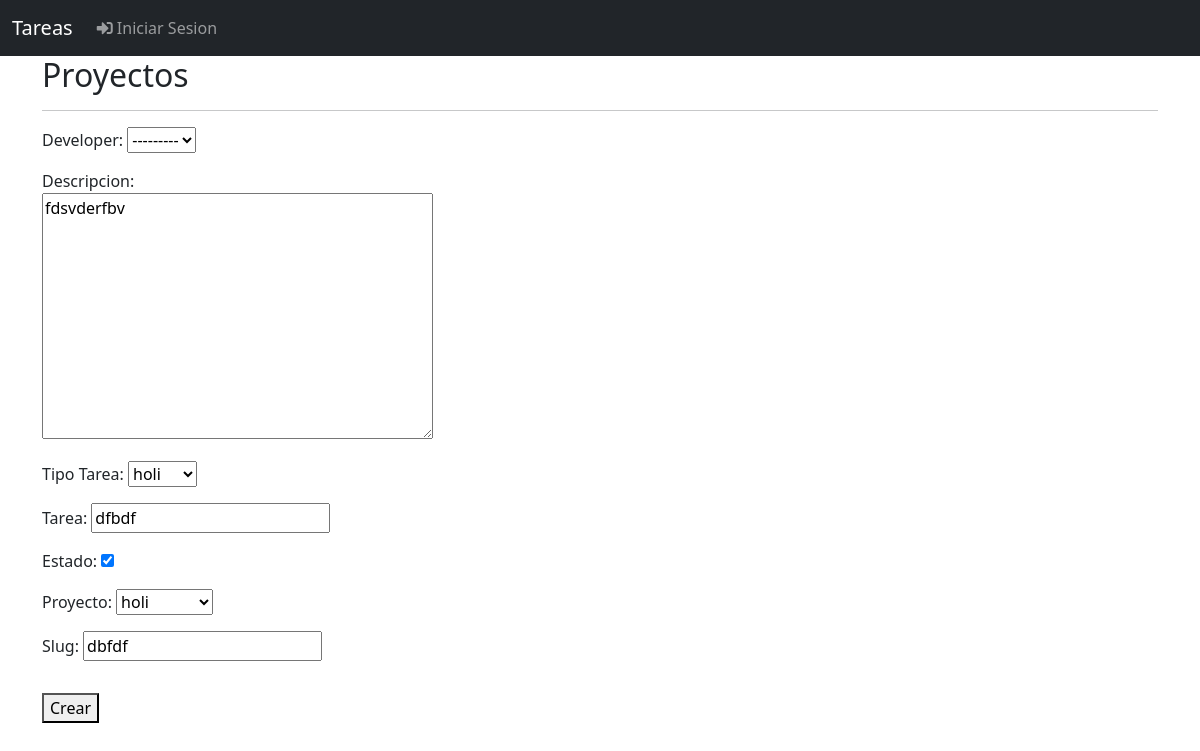
The page /actualizar_tarea/dbfdf on the database its author committed.
### tasks/models.py (models this page shows)
class Task(models.Model):
    developer = models.ManyToManyField(Developer, verbose_name='Desarrollador')
    type_task = models.ForeignKey(
        TypeTask, on_delete=models.CASCADE, verbose_name='Tipo Tarea')
    task = models.CharField(max_length=50, verbose_name='Tarea')
    description = models.TextField(verbose_name='Descripcion')
    state = models.BooleanField(default=True, verbose_name='Estado')
    slug = models.SlugField(max_length=60, unique=True)
    project = models.ForeignKey(
        Project, on_delete=models.CASCADE, verbose_name='Proyecto')
    created_at = models.DateTimeField(
        auto_now_add=True, verbose_name='Fecha de Creacion')
    updated_at = models.DateTimeField(
        auto_now=True, verbose_name='Fecha de Actualizacion')
    def __str__(self):
        return self.slug
    class Meta:
        verbose_name = 'Tarea'
        verbose_name_plural = 'Tareas'

### tasks/views.py (the view, shortened to what this page needs)
# urls.py: path('actualizar_tarea/<slug>', views.TaskUpdateView.as_view(), name='update_task'),
class TaskUpdateView(UpdateView):
    model = Task
    form_class = TaskForm
    template_name = 'tasks/add_task.html'
    def get_context_data(self, **kwargs):
        data = super().get_context_data(**kwargs)
        if self.request.POST:
            data['name'] = TaskFormSet(self.request.POST, instance=self.object)
        else:
            data['name'] = TaskFormSet(instance=self.object)
        return data

### tasks/forms.py
class TaskForm(ModelForm):
    developers = Project.objects.values_list('developer__user', flat=True)
    developer = forms.ModelChoiceField(Task.objects.filter(developer__in=developers))
    class Meta:
        model = Task
        fields = (
            'developer', 'description', 'type_task', 'task','state', 'project', 'slug'
        )

### projects/models.py (called while the page is built)
    def __str__(self):
        return self.name

### tasks/models.py (called while the page is built)
    def __str__(self):
        return self.name

### tasks/templates/tasks/add_task.html (shortened to what this page needs)
{% extends "base.html" %}
{% load static %}
{% block content %}
    <h2>Proyectos</h2>
    <hr>
    <div class="col-md-4">
        <form action="" method="post">
            {{ form.as_p }}
            <button type="submit">Crear</button>
        </form>
    </div>
{% endblock %}

### rows shown on the page
Task: description "fdsvderfbv", type_task "holi", task "dfbdf", state "☑", project "holi"
Task: slug "dbfdf"
